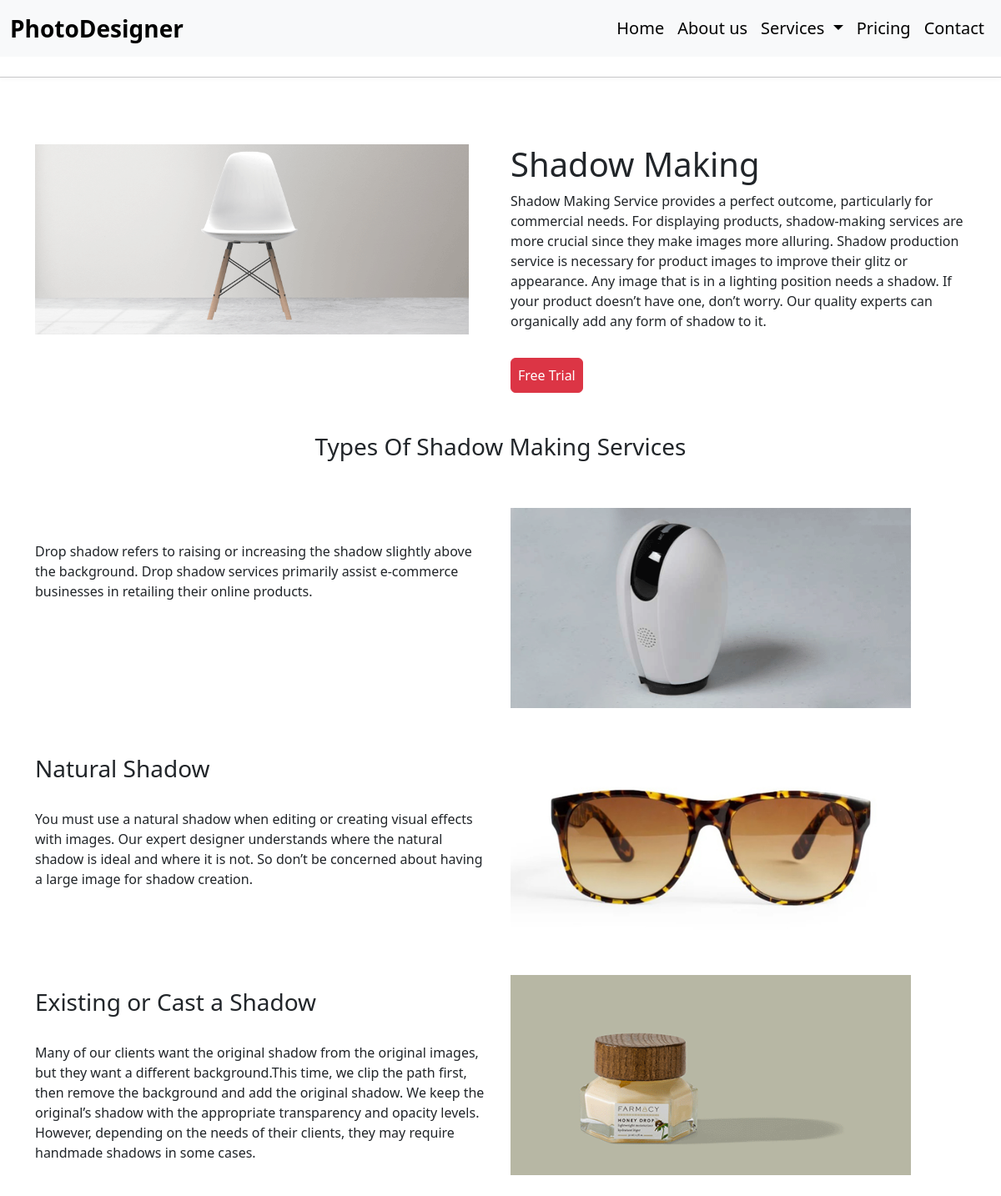
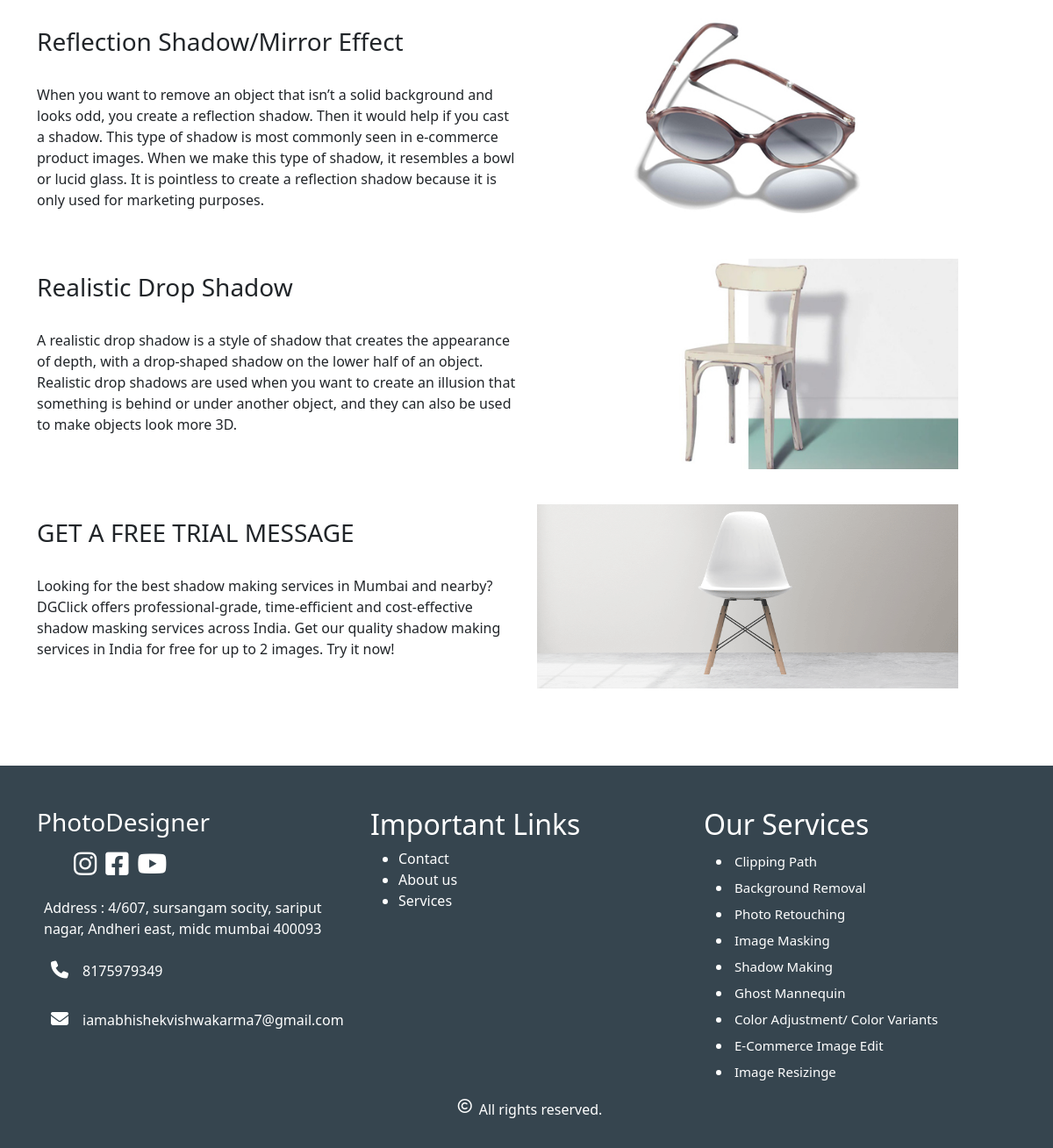
Screenshot of /services/5 with the database file from the repository (2 pictures, top to bottom).
### base/models.py (models this page shows)
class Service(models.Model):
    serviceTitle = models.CharField(max_length=200)
    image = models.ImageField(upload_to='our_services')
    title = models.CharField(max_length=200)
    desc = models.TextField(blank=True,null=True)
    title1 = models.CharField(max_length=200)
    image1 = models.ImageField(upload_to='our_services',blank=True,null=True)
    desc1 = models.TextField(blank=True,null=True)
    image2 = models.ImageField(upload_to='our_services',blank=True,null=True)
    desc2 = models.TextField(blank=True,null=True)
    image3 = models.ImageField(upload_to='our_services',blank=True,null=True)
    desc3 = models.TextField(blank=True,null=True)
    image4 = models.ImageField(upload_to='our_services',blank=True,null=True)
    desc4 = models.TextField(blank=True,null=True)
    image5 = models.ImageField(upload_to='our_services',blank=True,null=True)
    desc5 = models.TextField(blank=True,null=True)
    image6 = models.ImageField(upload_to='our_services',blank=True)
    desc6 = models.TextField(blank=True,null=True)

### base/views.py (the view)
# urls.py: path('services/<id>',views.ServicePro),
def ServicePro(request,id):
    serData = [Service.objects.get(id = id)]
    data2 = {
        'serData':serData
    }
    return render(request,'our_services.html',data2)

### templates/our_services.html
{% extends 'base.html' %} {% load static %} {% block content %}
{% for service in serData %}
<div class="container pt-5" style="display: flex; justify-content: center;">
  <div class="row">
    <div class="col-sm">
      <img style="width: 65vh; " src="/media/{{service.image}}" alt="Image Retouching">
    </div>
    <div class="col-sm">
      <h2 class="fs-1">{{service.title}}</h2>
      <p style="font-weight: 300;">{{service.desc | safe}}</p>
      <a href="{% url 'freetrial' %}">
      <label type="button" class="btn btn-danger p-2 mt-3">Free Trial</label>
    </a>
    </div>
  </div>
</div>
<h3 class="text-center p-5">{{service.title1 | safe}}</h3>
<div class="container pb-3" style="display: flex; justify-self: center;">
  <div class="row">
    <div class="col-sm">
      <p> {{service.desc1 | safe}}</p>
    </div>
    <div class="col-sm">
      <img class="pb-4" style="width: 60vh " src="/media/{{service.image1}}" alt="Image Retouching">
    </div>
  </div>
</div>
<div class="container pb-3" style="display: flex; justify-self: center;">
  <div class="row">
    <div class="col-sm">
      <p> {{service.desc2 | safe}}</p>
    </div>
    <div class="col-sm">
      <img class="pb-4" style="width: 60vh " src="/media/{{service.image2}}" alt="Image Retouching">
    </div>
  </div>
</div>
<div class="container pb-3" style="display: flex; justify-self: center;">
  <div class="row">
    <div class="col-sm">
      <p> {{service.desc3 | safe}}</p>
    </div>
    <div class="col-sm">
      <img class="pb-4" style="width: 60vh " src="/media/{{service.image3}}" alt="Image Retouching">
    </div>
  </div>
</div>
<div class="container pb-3" style="display: flex; justify-self: center;">
  <div class="row">
    <div class="col-sm">
      <p> {{service.desc4 | safe}}</p>
    </div>
    <div class="col-sm">
      {% if service.image4 %}
      <img class="pb-4" style="width: 60vh " src="/media/{{service.image4}}" alt="Image Retouching">
      {% else %}
      <p></p>
      {% endif %}
    </div>
  </div>
</div>
<div class="container pb-3" style="display: flex; justify-self: center;">
  <div class="row">
    <div class="col-sm">
      <p> {{service.desc5 | safe}}</p>
    </div>
    <div class="col-sm">
      {% if service.image5 %}
      <img class="pb-4" style="width: 60vh " src="/media/{{service.image5}}" alt="Image Retouching">
      {% else %}
      <p></p>
      {% endif %}
    </div>
  </div>
</div>
<div class="container pb-3" style="display: flex; justify-self: center;">
  <div class="row">
    <div class="col-sm">
      <p> {{service.desc6 | safe}}</p>
    </div>
    <div class="col-sm">
      {% if service.image6 %}
      <img class="pb-4" style="width: 60vh " src="/media/{{service.image6}}" alt="Image Retouching">
      {% else %}
      <p></p>
      {% endif %}
    </div>
  </div>
</div>
{% endfor %}
{% endblock %}

### static/css/style.css (style rules this page uses)
.container { display: inline-block; }

### rows the page displays
Service: image (picture), title "Shadow Making", desc "Shadow Making Service provides a perfect outcome, particularly for commercial needs. For displaying products, shadow-making services are more crucial since they make images more alluring. Shadow production service is necessary for product images to improve their glitz or appearance. Any image that is in a lighting position needs a shadow. If your product doesn’t have one, don’t worry. Our quality experts can organically add any form of shadow to it.", title1 "Types Of Shadow Making Services", desc1 "Drop shadow refers to raising or increasing the shadow slightly above the background. Drop shadow services primarily assist e-commerce businesses in retailing their online products.", image1 (picture), desc2 "Natural Shadow You must use a natural shadow when editing or creating visual effects with images. Our expert designer understands where the natural shadow is ideal and where it is not. So don’t be concerned about having a large image for shadow creation.", image2 (picture), desc3 "Existing or Cast a Shadow Many of our clients want the original shadow from the original images, but they want a different background.This time, we clip the path first, then remove the background and add the original shadow. We keep the original’s shadow with the appropriate transparency and opacity levels. However, depending on the needs of their clients, they may require handmade shadows in some cases.", image3 (picture), desc4 "Reflection Shadow/Mirror Effect When you want to remove an object that isn’t a solid background and looks odd, you create a reflection shadow. Then it would help if you cast a shadow. This type of shadow is most commonly seen in e-commerce product images. When we make this type of shadow, it resembles a bowl or lucid glass. It is pointless to create a reflection shadow because it is only used for marketing purposes.", image4 (picture), desc5 "Realistic Drop Shadow A realistic drop shadow is a style of shadow that creates the appearance of depth, with a drop-shaped shadow on the lower half of an object. Realistic drop shadows are used when you want to create an illusion that something is behind or under another object, and they can also be used to make objects look more 3D.", image5 (picture), desc6 "GET A FREE TRIAL MESSAGE Looking for the best shadow making services in Mumbai and nearby? DGClick offers professional-grade, time-efficient and cost-effective shadow masking services across India. Get our quality shadow making services in India for free for up to 2 images. Try it now!", image6 (picture)
